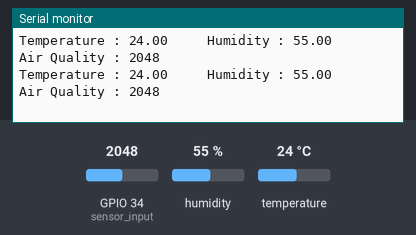
Bench run of a sketch on a simulated ESP32. On the bench: the last lines printed to the serial monitor. The inputs (shaded band) are chosen by the test bench; at power-on: humidity 55 %, GPIO 34 (sensor_input) = 2048, temperature 24 °C. WiFi joins after 1.5 s; servers stay silent unless stated.

Above: at 3.0 s.
3.1 s: humidity set to 22 %
At 4.5 s:
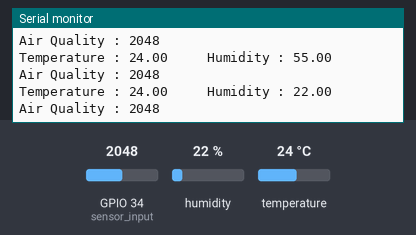
4.6 s: GPIO 34 (sensor_input) set to 2866
At 6.0 s:
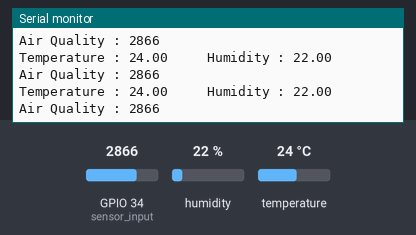
6.1 s: temperature set to 12 °C
At 6.8 s:
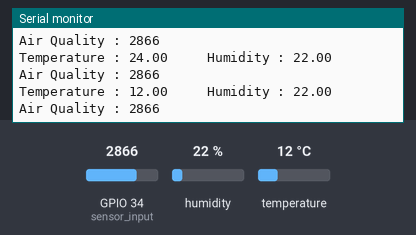
7.6 s: GPIO 34 (sensor_input) set to 3603
At 8.3 s:
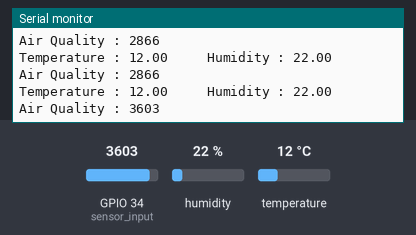
9.1 s: humidity set to 40 %
At 10.4 s:
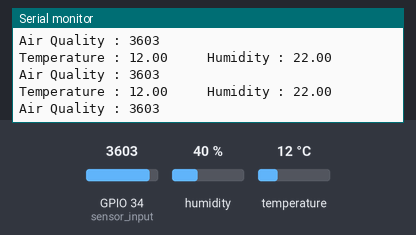
Timing chart, 0 to 11.6 s (numbered marks = the images above; inputs shaded):
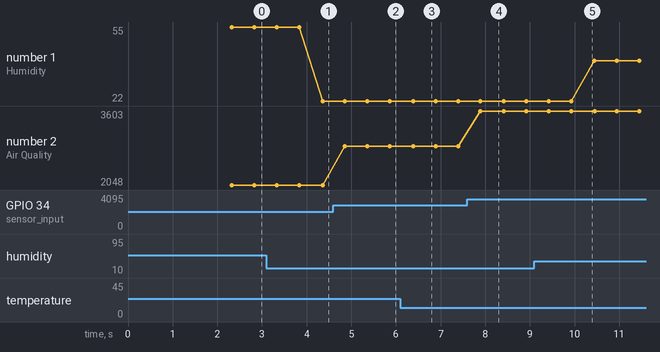

Measured:
- after the input at 3.1 s, the serial monitor: prints a new line after 1.3 s (image 1)
- after the input at 4.6 s, the serial monitor: prints a new line after 0.26 s (image 2)
- after the input at 6.1 s, the serial monitor: prints a new line after 0.29 s (image 3)
- after the input at 7.6 s, the serial monitor: prints a new line after 0.29 s (image 4)
- plotted number 1: 55 → 22 after the input at 3.1 s, 22 → 40 after the input at 9.1 s
- plotted number 2: 2048 → 2866 after the input at 4.6 s, 2866 → 3603 after the input at 7.6 s

The sketch:

Air_Quality_Monitoring.ino
```cpp
#define BLYNK_TEMPLATE_ID " "//add your template id
#define BLYNK_TEMPLATE_NAME " "//add your template name
#define BLYNK_AUTH_TOKEN " "//add your blynk auth token
#define BLYNK_PRINT Serial
#include <WiFiClient.h>
#include <BlynkSimpleEsp32.h>
#include <DHT.h>

int sensor_input=34;

char auth[] = BLYNK_AUTH_TOKEN;

char ssid[] = "  "; // type your wifi nano
char pass[] = "  "; // type your wifi password

BlynkTimer timer;

#define DHTPIN 27 //Connect Out pin to D2 in NODE MCU
#define DHTTYPE DHT11
DHT dht(DHTPIN, DHTTYPE);

void sendsensor ()
{
 float h = dht.readHumidity();
  float t = dht.readTemperature(); // or dht.readTemperature(true) for Fahrenheit

  if (isnan(h) || isnan(t))
  {
    Serial.println("Failed to read from DHT sensor!");
    return;
  }
  // You can send any value at any time.
  // Please don't send more that 10 values per second.
    Blynk.virtualWrite(V1, t);
    Blynk.virtualWrite(V2, h);
    Serial.print("Temperature : ");
    Serial.print(t);
    Serial.print("     Humidity : ");
    Serial.println(h);

  int analog_data=analogRead(sensor_input);
  Serial.print("Air Quality : ");
  Serial.println(analog_data);
  delay(200);

  Blynk.virtualWrite(V0, analog_data);
  delay(300);
}
void setup()
{
  Serial.begin(9600);
  Blynk.begin(auth, ssid, pass);
  dht.begin();
  timer.setInterval (500L, sendsensor);

}

void loop()
{
Blynk.run();
timer.run();
}
```
